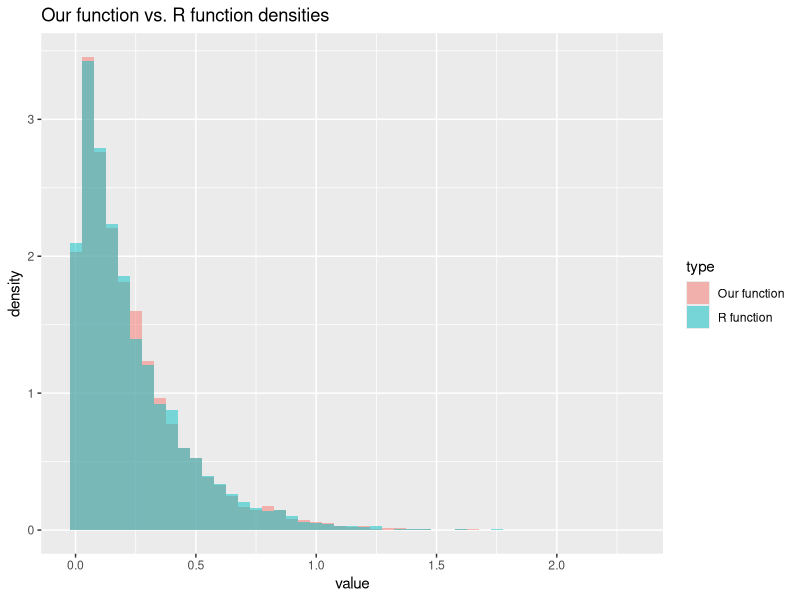
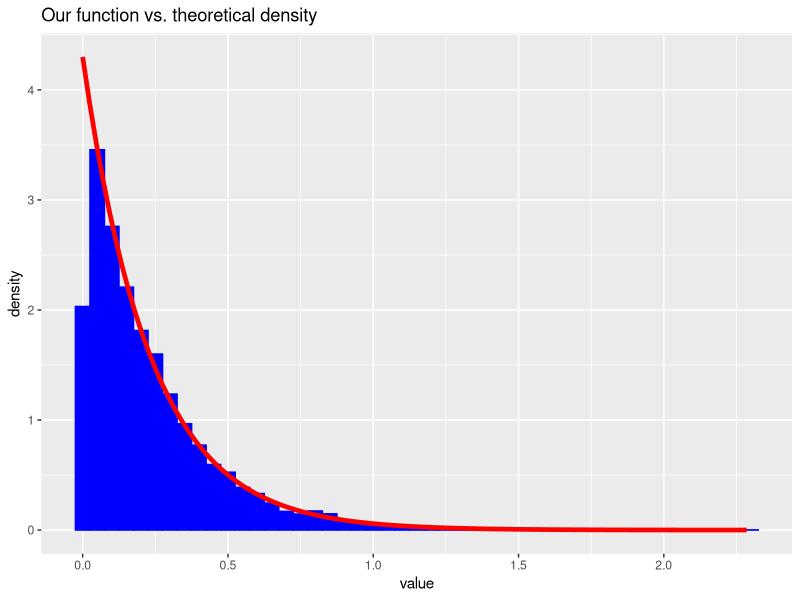
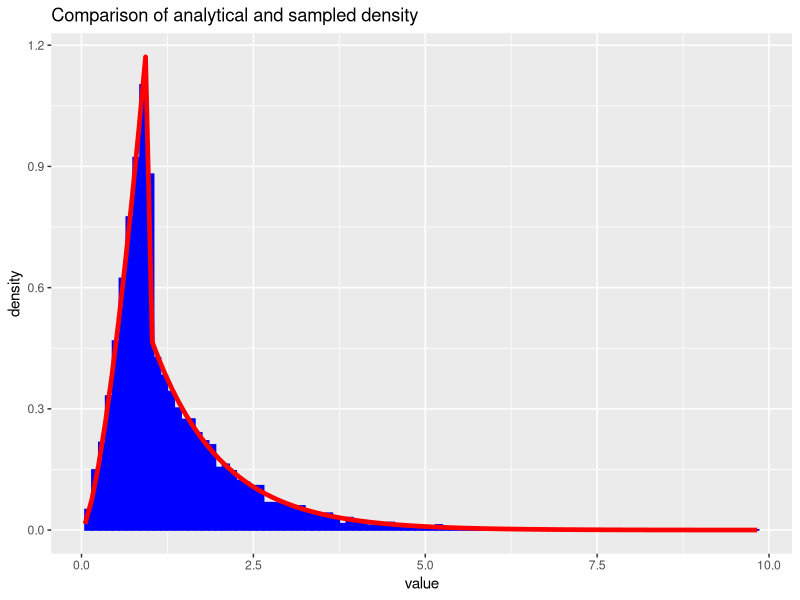
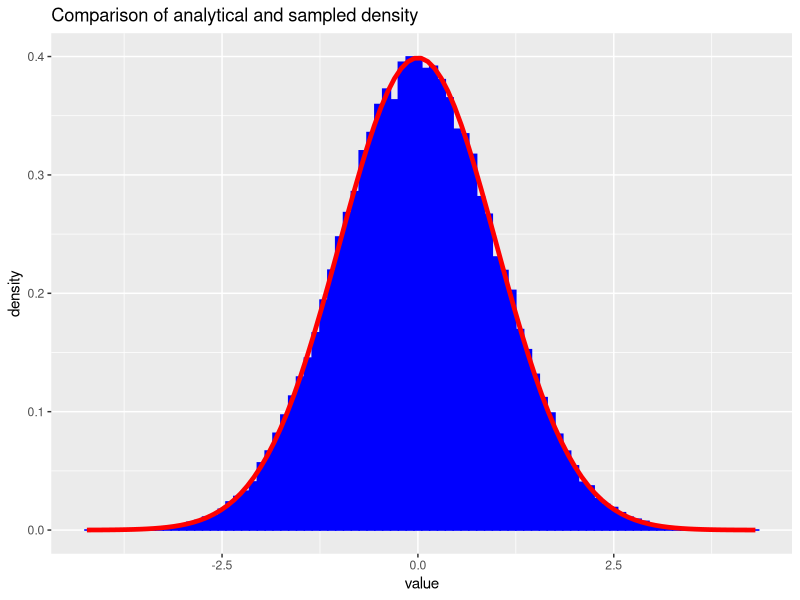
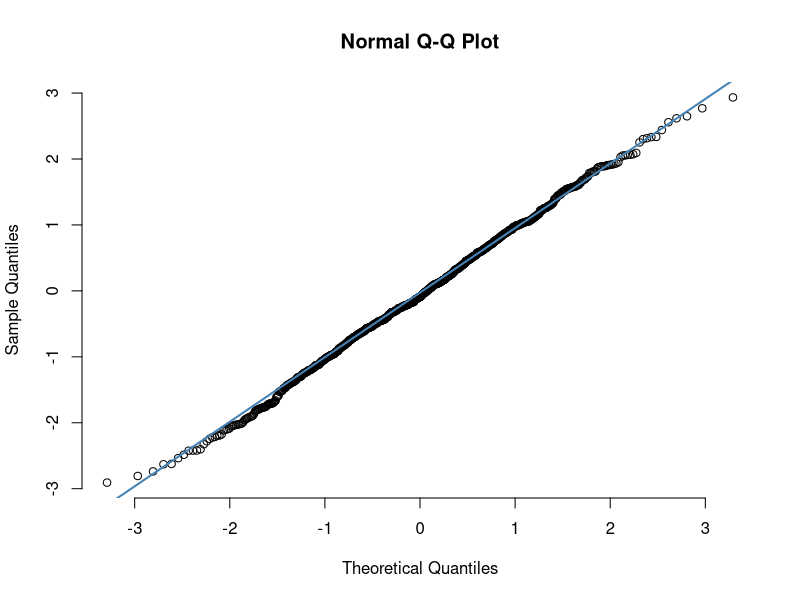
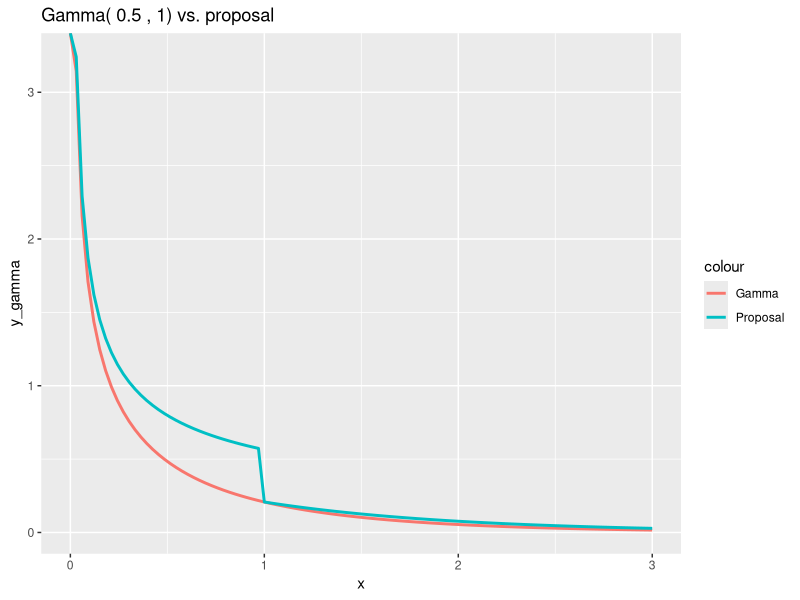
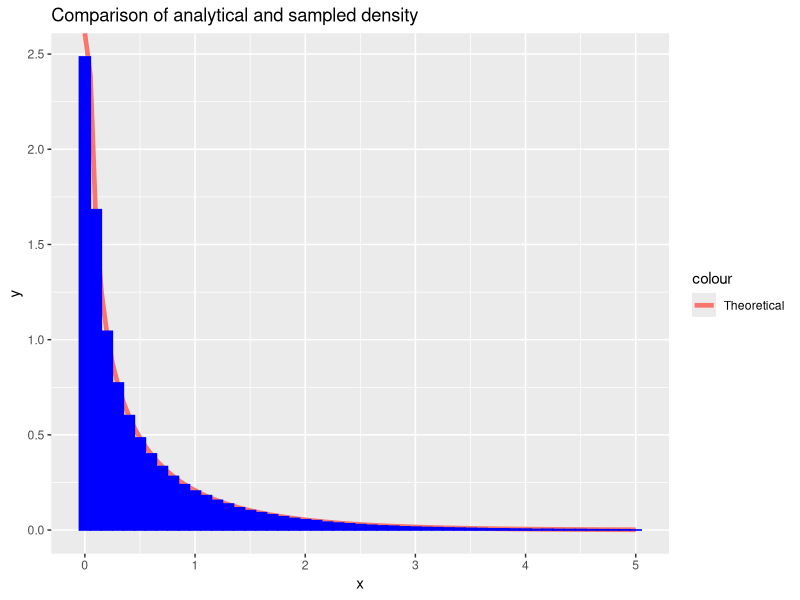
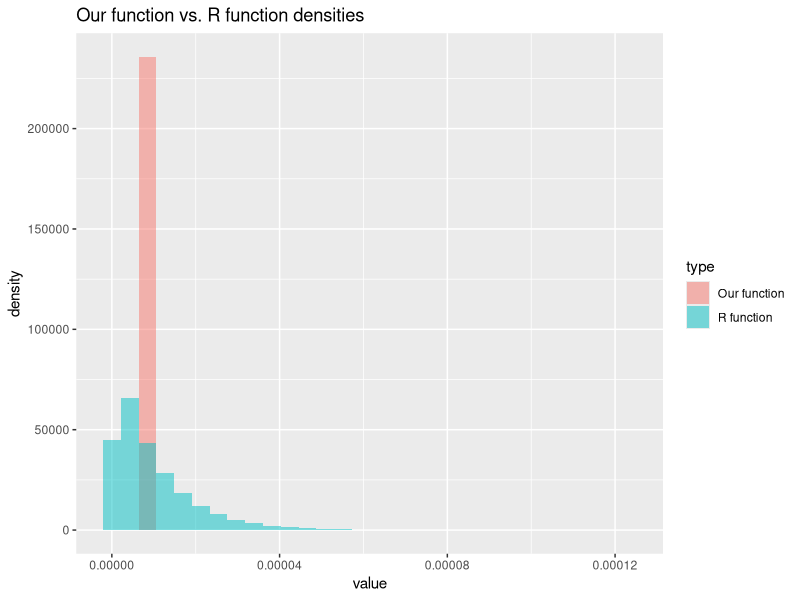

These figures' R source, in order:
## ---- chunk 1
library(formatR)
showsol <- FALSE
library(knitr)
opts_chunk$set(tidy.opts = list(width.cutoff = 68), tidy = TRUE, warning = FALSE, error = FALSE, message = FALSE, echo = TRUE)
## ---- chunk 2
library(ggplot2)
exponential<- function(lambda, n=1){
  u = runif(n)
  x = -1/lambda*log(u)
  return(x)
}
## ---- chunk 3
n = 10000
lambda = 4.300
y = rexp(n, lambda)
x = exponential(lambda,n)
cat('Theoretical mean: ', 1/lambda,' Computed mean: ', mean(x),'\n')
cat('Theoretical variance: ', 1/lambda^2, ' Computed variance: ', var(x))
## ---- chunk 4
rfunc = data.frame(value = y)
ourfunc = data.frame(value = x)
rfunc$type = 'R function'
ourfunc$type = 'Our function'
df = rbind(rfunc,ourfunc)
ggplot(df, aes(value, fill = type)) + 
   geom_histogram(alpha = 0.5, aes(y = ..density..), binwidth = 0.05, position = 'identity') + ggtitle("Our function vs. R function densities")
df2 <- data.frame(theo=seq(0,max(x),length.out=n), value=x)
h <- ggplot(df2, aes(x = value))
h <- h + geom_histogram(aes(y = ..density..), binwidth=0.05, fill = 'blue', color = 'blue') +stat_function(fun=dexp,geom = "line",size=1.6,col="red",args = (mean=lambda))
h <- h + ggtitle("Our function vs. theoretical density")
h
## ---- chunk 5
f_A2 = function(x, alpha){
  c = alpha*exp(1)/(alpha+exp(1))
  result = vector(length = length(x))
  result[x<1.] = sapply(x[x<1.], function(x) c*x^(alpha - 1))
  result[x>=1.] = sapply(x[x>=1.], function(x) c*exp(-x))
  return(result)
}

F_inv = function(n, alpha){
  c = alpha*exp(1)/(alpha+exp(1))
  u = runif(n)
  result = vector(length = n)
  result[u < c/alpha] = (alpha/c * u[u < c/alpha])^(1/alpha)
  result[u >= c/alpha] = -log(1/alpha + exp(-1) - u[u >= c/alpha]/c)
  return(result)
}

alpha = 2.5
n = 10000
xsamples = F_inv(n, alpha)
c = alpha*exp(1)/(alpha+exp(1))
mean = c/(alpha+1) + 2*c/exp(1)
cat('Theoretical mean: ', mean, ' Sampled mean: ', mean(xsamples))
## ---- chunk 6
variance = c/(alpha+2)+5*c/exp(1) - mean^2
cat('Theoretical variance: ', variance, ' Sampled variance: ', var(xsamples))
## ---- chunk 7
df2 <- data.frame(theo=seq(0,max(xsamples),length.out=n), value=xsamples)
h <- ggplot(df2, aes(x = value))
h <- h + geom_histogram(aes(y = ..density..), binwidth=0.1, col = 'blue', fill = 'blue') +stat_function(fun=f_A2,geom = "line",size=1.6,col="red",args = (mean=alpha))
h <- h + ggtitle("Comparison of analytical and sampled density")
h
## ---- chunk 8
normal <- function(n){
  x_1 <- runif(n/2)
  x_2 <- exponential(1/2, n/2)
  y_1 <- sqrt(x_2)*cos(2*pi*x_1)
  y_2 <- sqrt(x_2)*sin(2*pi*x_1)
  y <- c(y_1,y_2)
  return(y)
}
## ---- chunk 9
n = 100000
x <- normal(n)
cat('Theoretical mean: ', 0,' Computed mean: ', mean(x),'\n')
cat('Theoretical variance: ', 1, ' Computed variance: ', var(x))
## ---- chunk 10
df2 <- data.frame(theo=seq(0,max(x),length.out=n), value=x)
h <- ggplot(df2, aes(x = value))
h <- h + geom_histogram(aes(y = ..density..), binwidth=0.1, col = 'blue', fill = 'blue') +stat_function(fun=dnorm,geom = "line",size=1.6,col="red",args = list(mean=0, sd = 1))
h <- h + ggtitle("Comparison of analytical and sampled density")
h
x <- normal(1000)
qqnorm(x, pch = 1, frame = FALSE)
qqline(x, col = "steelblue", lwd = 2)
## ---- chunk 11
normal_d <- function(d, mu, sigma){
  x <- normal(d)
  y <- mu + t(chol(sigma))%*%x
  return(y)
}
## ---- chunk 12
d = 2
n = 100000
mu = c(1,2)
sigma = matrix(c(2.5,3,3,10),ncol=2,nrow=2)
sample = matrix(rep(1,d*n), ncol = d, nrow = n)
for (i in 1:n){
  sample[i,] <- normal_d(d,mu,sigma)
}
average = apply(sample, 2,mean)
average
covmat = cov(sample)
covmat
## ---- chunk 13
library(nortest)
ad.test(sample)
## ---- chunk 14
library(pracma)

x = linspace(0, 3, 100)
alpha = 0.5
y_gamma = dgamma(x, shape=alpha, rate=1)
y_prop = 1/(gamma(alpha)) * (1/alpha + exp(-1))*f_A2(x, alpha)

df10 = data.frame(x, y_gamma, y_prop)
h <- ggplot(data.frame(x, y_gamma, y_prop))
h = h + geom_line(aes(x = x, y = y_gamma, colour="Gamma"), size=1.)
h = h + geom_line(aes(x = x, y = y_prop, color="Proposal"), size=1.)
h = h + ggtitle(paste("Gamma(",toString(alpha),", 1) vs. proposal"))
h

## ---- chunk 15
library(pracma)
c = 1
alpha = 0.5
rate = 1

sample_gamma = function(n=1000){
  uniform2 = runif(n)
  x = F_inv(n, alpha)
  c = 1/(gamma(alpha)) * (1/alpha + exp(-1))
  
  probs = dgamma(x, alpha, rate) / (c * f_A2(x, alpha))
  return(x[uniform2 <= probs])
}

g_samples <- sample_gamma(1000000)
g_samples_filt <- g_samples[g_samples < 5]
df12 = data.frame(x = g_samples_filt)

cat('Theoretical mean: ', alpha,' Computed mean: ', mean(g_samples),'\n')
cat('Theoretical variance: ', alpha, ' Computed variance: ', var(g_samples))

c = 1/(gamma(alpha)) * (1/alpha + exp(-1))

x_val = linspace(0, 5, 100)

df11 <- data.frame(x = x_val, y=dgamma(x_val, alpha, rate))

h <- ggplot()
h <- h + geom_line(data=df11, aes(x=x, y=y, color="Theoretical"), size=1.6)
h <- h + geom_histogram(data=df12, aes(x=x, y=..density.., color="Sampled"), binwidth=0.1, col = 'blue', fill = 'blue') 
h <- h + ggtitle("Comparison of analytical and sampled density")
h
## ---- chunk 16
library(MCMCpack)
dirichlet <- function(alpha){
  z<- sapply(alpha,gamma)
  x <- z/sum(z)
  return(x)
}
n = 100000
alpha <- matrix(rep(1,n),ncol = n, nrow = 1)
x <- dirichlet(alpha)
y <- as.vector(rdirichlet(1,rep(1,n)))
rfunc = data.frame(value = y)
ourfunc = data.frame(value = x)
rfunc$type = 'R function'
ourfunc$type = 'Our function'
df = rbind(rfunc,ourfunc)
ggplot(df, aes(value, fill = type)) + 
   geom_histogram(alpha = 0.5, aes(y = ..density..), position = 'identity') + ggtitle("Our function vs. R function densities")
